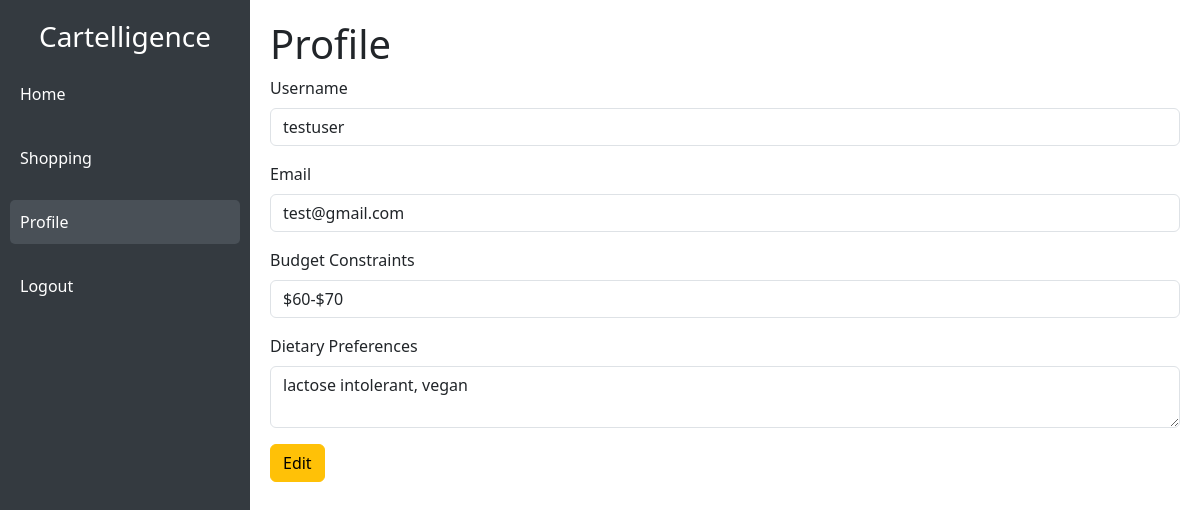
The app's page /profile (signed in), older data.
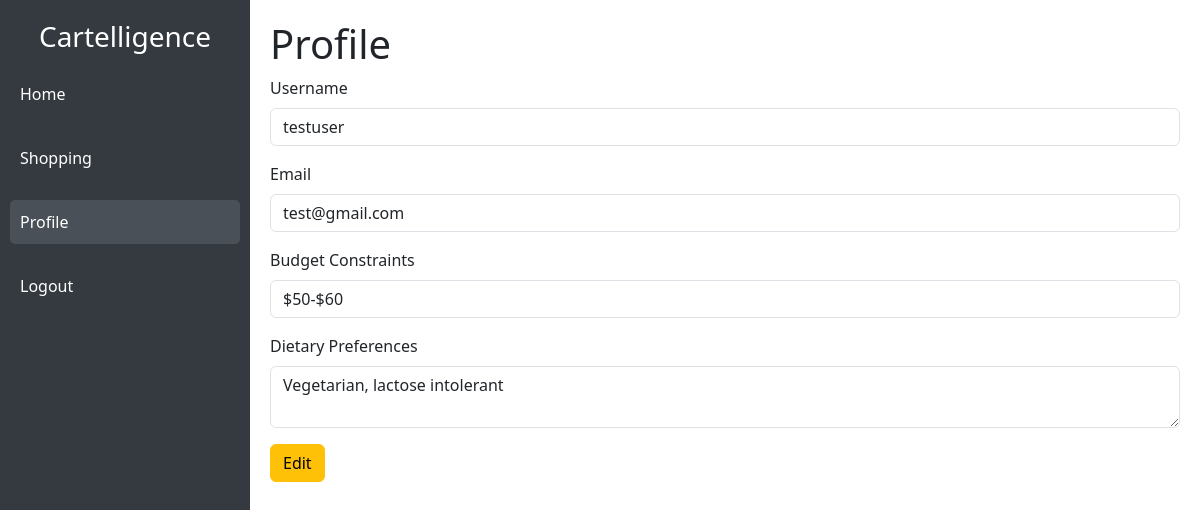
The same page, newer data.
### app.py (models this page shows)
class User(db.Model, UserMixin):
    id = db.Column(db.Integer, primary_key=True)
    username = db.Column(db.String(150), nullable=False, unique=True)
    email = db.Column(db.String(150), nullable=False, unique=True)
    password = db.Column(db.String(150), nullable=False)
    budget = db.Column(db.String(150), nullable = True)
    dietary = db.Column(db.Text, nullable=True)

### app.py (the view, shortened to what this page needs)
@app.route('/profile', methods=['GET', 'POST'])
@login_required
def profile():
    return render_template('profile.html', username=current_user.username, email=current_user.email, budget=current_user.budget, dietary=current_user.dietary)

### app.py (called while the page is built)
@login_manager.user_loader
def load_user(user_id):
    return User.query.get(int(user_id))

### templates/profile.html (shortened to what this page needs)
<!DOCTYPE html>
<html lang="en">
<head>
    <link href="https://cdn.jsdelivr.net/npm/bootstrap@5.3.1/dist/css/bootstrap.min.css" rel="stylesheet">
</head>
<body>
    <div class="sidebar">
        <h3 class="text-center">Cartelligence</h3>
        <a href="/dashboard">Home</a>
        <a href="/shopping">Shopping</a>
        <a href="/profile" class="active">Profile</a>
        <a href="/logout">Logout</a>
    </div>
    <div class="content">
        <div id="profile-section" class="section">
            <h1>Profile</h1>
            <form method="POST">
                <div class="mb-3">
                    <label for="username" class="form-label">Username</label>
                    <input type="text" class="form-control" id="username" name="username" value="{{ username }}" readonly>
                </div>
                <div class="mb-3">
                    <label for="email" class="form-label">Email</label>
                    <input type="email" class="form-control" id="email" name="email" value="{{ email }}" readonly>
                </div>
                <div class="mb-3">
                    <label for="budget" class="form-label">Budget Constraints</label>
                    <input type="text" class="form-control" id="budget" name="budget" value="{{ budget }}" readonly>
                </div>
                <div class="mb-3">
                    <label for="dietary" class="form-label">Dietary Preferences</label>
                    <textarea class="form-control" id="dietary" name="dietary" readonly>{{ dietary }}</textarea>
                </div>
                <button type="button" class="btn btn-warning" id="edit-btn" onclick="toggleEditMode()">Edit</button>
            </form>
        </div>
    </div>
</body>
</html>

### templates/profile.html (style rules this page uses)
body { display: flex; min-height: 100vh; margin: 0; }
.sidebar { width: 250px; background-color: #343a40; color: white; display: flex; flex-direction: column; padding: 20px 10px; }
.sidebar a { color: white; text-decoration: none; margin: 10px 0; padding: 10px; border-radius: 5px; }
.sidebar a:hover, .sidebar a.active { background-color: #495057; }
.content { flex: 1; padding: 20px; }

Row changes from the older to the newer data that the page shows:
changed User "testuser": budget "$60-$70" → "$50-$60"; dietary "lactose intolerant, vegan" → "Vegetarian, lactose intolerant"
